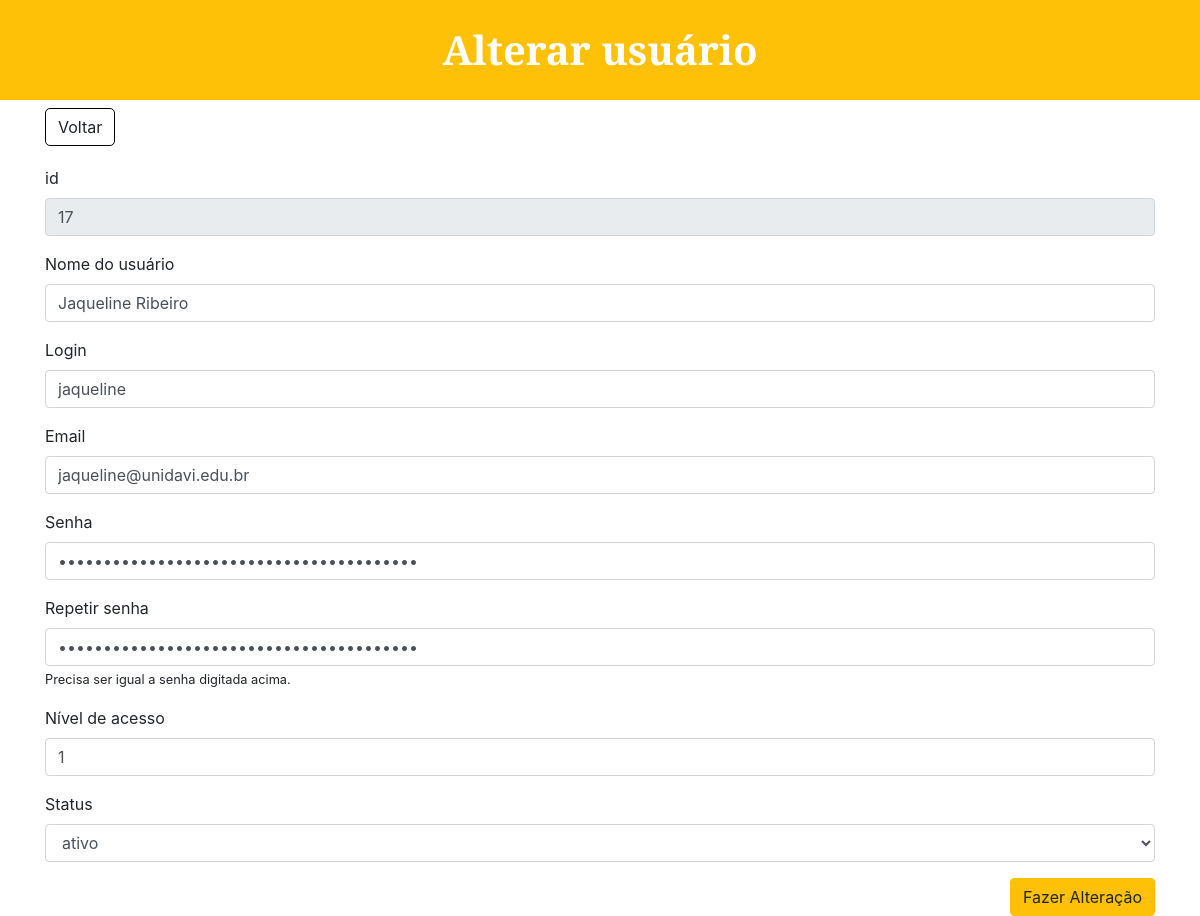
Page /Chamado/editar_usuario.php?id=17 on the committed database.
### tables this page shows
CREATE TABLE tb_usuario (
  id_user int(11) NOT NULL,
  nome_user varchar(75) NOT NULL,
  login varchar(50) NOT NULL,
  email varchar(75) NOT NULL,
  senha varchar(50) NOT NULL,
  categoria int(3) NOT NULL,
  status varchar(30) NOT NULL,
  quem_cadastrou varchar(50) NOT NULL
);

### Chamado/editar_usuario.php (the view, shortened to what this page needs)
<?php
	include 'conexao.php';
	$id = $_GET['id'];
?>
<!DOCTYPE html>
<html>
<head>
	<link rel="stylesheet" href="https://stackpath.bootstrapcdn.com/bootstrap/4.4.1/css/bootstrap.min.css">
</head>
<body>
	<h1 id="formTitulo" >Alterar usuário</h1>
	<div class="container">
		<div style="text-align: left;">
		 		<a href="listar_usuario.php" role="button" class="btn" style="border-radius: 1px; border-color: black; border-radius: 5px;">Voltar</a>
		 	</div>
		<form action="_atualiza_usuario.php" method="POST">
			<?php
				$sql = "SELECT * FROM `tb_usuario` WHERE id_user = $id";
				$buscar = mysqli_query($conexao,$sql);
				while ($array = mysqli_fetch_array($buscar)) {
					$id 			=	$array['id_user'];
		    		$nome 			=	$array['nome_user'];
		   			$login 			= 	$array['login'];
		   			$email 			=	$array['email'];
		    		$senha 	 		=	$array['senha'];
		   			$nivel 	 		=	$array['categoria'];
			?>
			<div class="form-group" style="margin-top: 20px">
			    <label>id</label>
			    <input type="number" name="id_user" disabled class="form-control" value="<?php echo $id ?>">
		 	</div>
		 	<div class="form-group">
		 		<label>Nome do usuário</label>
			    <input class="form-control" name="nome_user" value="<?php echo $nome ?>" >
		 	</div>
		 	<div class="form-group">
			    <label>Login</label>
			    <input type="text" class="form-control" name="login_user" value="<?php echo $login ?>" >
		 	</div>
		 	<div class="form-group">
			    <label>Email</label>
			    <input type="text" name="email" class="form-control" value="<?php echo $email ?>"></input>
		 	</div>
		 	<div class="form-group">
			    <label>Senha</label>
			    <input id="txtSenha" type="password" name="senha" class="form-control" value="<?php echo $senha ?>"></input>
		 	</div>
		 	<div class="form-group">
				<label>Repetir senha</label>
				<input type="password" name="repetir" class="form-control"  value="<?php echo $senha ?>" required autocomplete="of" placeholder="Repetir senha" oninput="validaSenha(this)">
				<small>Precisa ser igual a senha digitada acima.</small>
			</div>
		 	<div class="form-group">
			    <label>Nível de acesso</label>
			    <input type="number" name="nivel" class="form-control" min="0" max="1" value="<?php echo $nivel ?>"></input>
		 	</div>
		 	<div class="form-group">
			    <label>Status</label>
			    <select name="status" class="form-control">
			    	<option value="ativo">ativo</option>
			    </select>
		 	</div>
		 	<div style="text-align: right;">
		 		<button type="submit" class="btn btn-warning">Fazer Alteração</button>
		 	</div>
		 	<?php } ?>
		</form>
	</div>
</body>
</html>

### Chamado/editar_usuario.php (style rules this page uses)
#formTitulo { margin-top: 0px; background-color: #ffc107; color: #ffffff; align-items: center; justify-content: center; border-radius: 0px; font-weight: bold; font-family: 'Libre Baskerville', serif; height: 100px; display: flex; }

### rows in the picture
tb_usuario: id_user "17", nome_user "Jaqueline Ribeiro", login_user "jaqueline", email "jaqueline@unidavi.edu.br", nivel "1"
